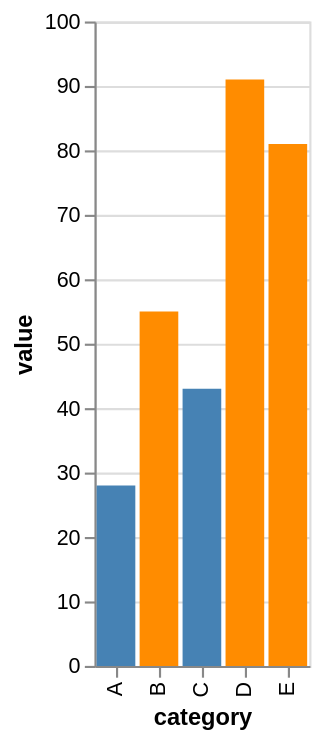

Write a Vega-Lite specification for this figure.
### Vega-Lite specification from a JSON file in a GitHub repository (floating-point values rounded to 4 significant figures)
{"$schema": "https://vega.github.io/schema/vega-lite/v6.json", "data": {"values": [{"category": "A", "value": 28}, {"category": "B", "value": 55}, {"category": "C", "value": 43}, {"category": "D", "value": 91}, {"category": "E", "value": 81}]}, "description": "Color by a condition test.", "encoding": {"color": {"condition": {"test": "datum.value > 50", "value": "darkorange"}, "value": "steelblue"}, "x": {"field": "category", "type": "nominal"}, "y": {"field": "value", "type": "quantitative"}}, "mark": "bar", "usermeta": {"eas": {"standin_ratio": 0.0213, "threshold": 0.05}}}
